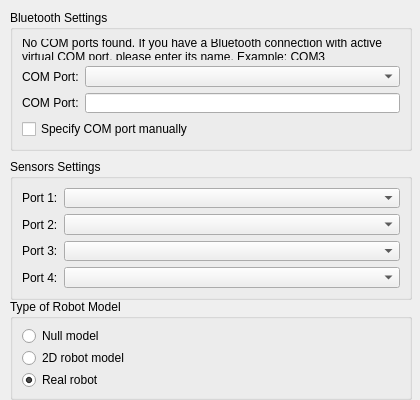
<?xml version="1.0" encoding="UTF-8"?>
<ui version="4.0">
 <class>preferencesRobotSettingsPage</class>
 <widget class="QWidget" name="preferencesRobotSettingsPage">
  <property name="geometry">
   <rect>
    <x>0</x>
    <y>0</y>
    <width>420</width>
    <height>400</height>
   </rect>
  </property>
  <widget class="QGroupBox" name="robotModelGroupBox">
   <property name="geometry">
    <rect>
     <x>10</x>
     <y>299</y>
     <width>402</width>
     <height>101</height>
    </rect>
   </property>
   <property name="title">
    <string>Type of Robot Model</string>
   </property>
   <layout class="QFormLayout" name="formLayout_4">
    <property name="fieldGrowthPolicy">
     <enum>QFormLayout::AllNonFixedFieldsGrow</enum>
    </property>
    <item row="0" column="0">
     <widget class="QRadioButton" name="nullModelRadioButton">
      <property name="text">
       <string>Null model</string>
      </property>
     </widget>
    </item>
    <item row="1" column="0">
     <widget class="QRadioButton" name="d2ModelRadioButton">
      <property name="text">
       <string>2D robot model</string>
      </property>
     </widget>
    </item>
    <item row="2" column="0">
     <widget class="QRadioButton" name="realModelRadioButton">
      <property name="text">
       <string>Real robot</string>
      </property>
      <property name="checked">
       <bool>true</bool>
      </property>
     </widget>
    </item>
   </layout>
  </widget>
  <widget class="QGroupBox" name="sensorsSettingsGroupBox">
   <property name="geometry">
    <rect>
     <x>10</x>
     <y>159</y>
     <width>402</width>
     <height>141</height>
    </rect>
   </property>
   <property name="title">
    <string>Sensors Settings</string>
   </property>
   <layout class="QFormLayout" name="formLayout_5">
    <property name="fieldGrowthPolicy">
     <enum>QFormLayout::AllNonFixedFieldsGrow</enum>
    </property>
    <item row="0" column="0">
     <widget class="QLabel" name="port1Label">
      <property name="text">
       <string>Port 1:</string>
      </property>
     </widget>
    </item>
    <item row="0" column="1">
     <widget class="QComboBox" name="port1ComboBox"/>
    </item>
    <item row="1" column="0">
     <widget class="QLabel" name="port2Label">
      <property name="text">
       <string>Port 2:</string>
      </property>
     </widget>
    </item>
    <item row="1" column="1">
     <widget class="QComboBox" name="port2ComboBox"/>
    </item>
    <item row="2" column="0">
     <widget class="QLabel" name="port3Label">
      <property name="text">
       <string>Port 3:</string>
      </property>
     </widget>
    </item>
    <item row="2" column="1">
     <widget class="QComboBox" name="port3ComboBox"/>
    </item>
    <item row="3" column="0">
     <widget class="QLabel" name="port4Label">
      <property name="text">
       <string>Port 4:</string>
      </property>
     </widget>
    </item>
    <item row="3" column="1">
     <widget class="QComboBox" name="port4ComboBox"/>
    </item>
   </layout>
  </widget>
  <widget class="QGroupBox" name="bluetoothSettingsGroupBox">
   <property name="geometry">
    <rect>
     <x>10</x>
     <y>10</y>
     <width>402</width>
     <height>141</height>
    </rect>
   </property>
   <property name="title">
    <string>Bluetooth Settings</string>
   </property>
   <layout class="QGridLayout" name="gridLayout_3">
    <item row="1" column="0">
     <widget class="QLabel" name="comPortLabel">
      <property name="text">
       <string>COM Port:</string>
      </property>
     </widget>
    </item>
    <item row="1" column="1">
     <widget class="QComboBox" name="comPortComboBox"/>
    </item>
    <item row="2" column="0">
     <widget class="QLabel" name="directInputComPortLabel">
      <property name="text">
       <string>COM Port:</string>
      </property>
     </widget>
    </item>
    <item row="2" column="1">
     <widget class="QLineEdit" name="directInputComPortLineEdit"/>
    </item>
    <item row="0" column="0" colspan="2">
     <widget class="QLabel" name="noComPortsFoundLabel">
      <property name="text">
       <string>No COM ports found. If you have a Bluetooth connection with active virtual COM port, please enter its name. Example: COM3</string>
      </property>
      <property name="wordWrap">
       <bool>true</bool>
      </property>
     </widget>
    </item>
    <item row="3" column="0" colspan="2">
     <widget class="QCheckBox" name="manualComPortCheckbox">
      <property name="text">
       <string>Specify COM port manually</string>
      </property>
     </widget>
    </item>
   </layout>
  </widget>
 </widget>
 <resources/>
 <connections/>
</ui>
